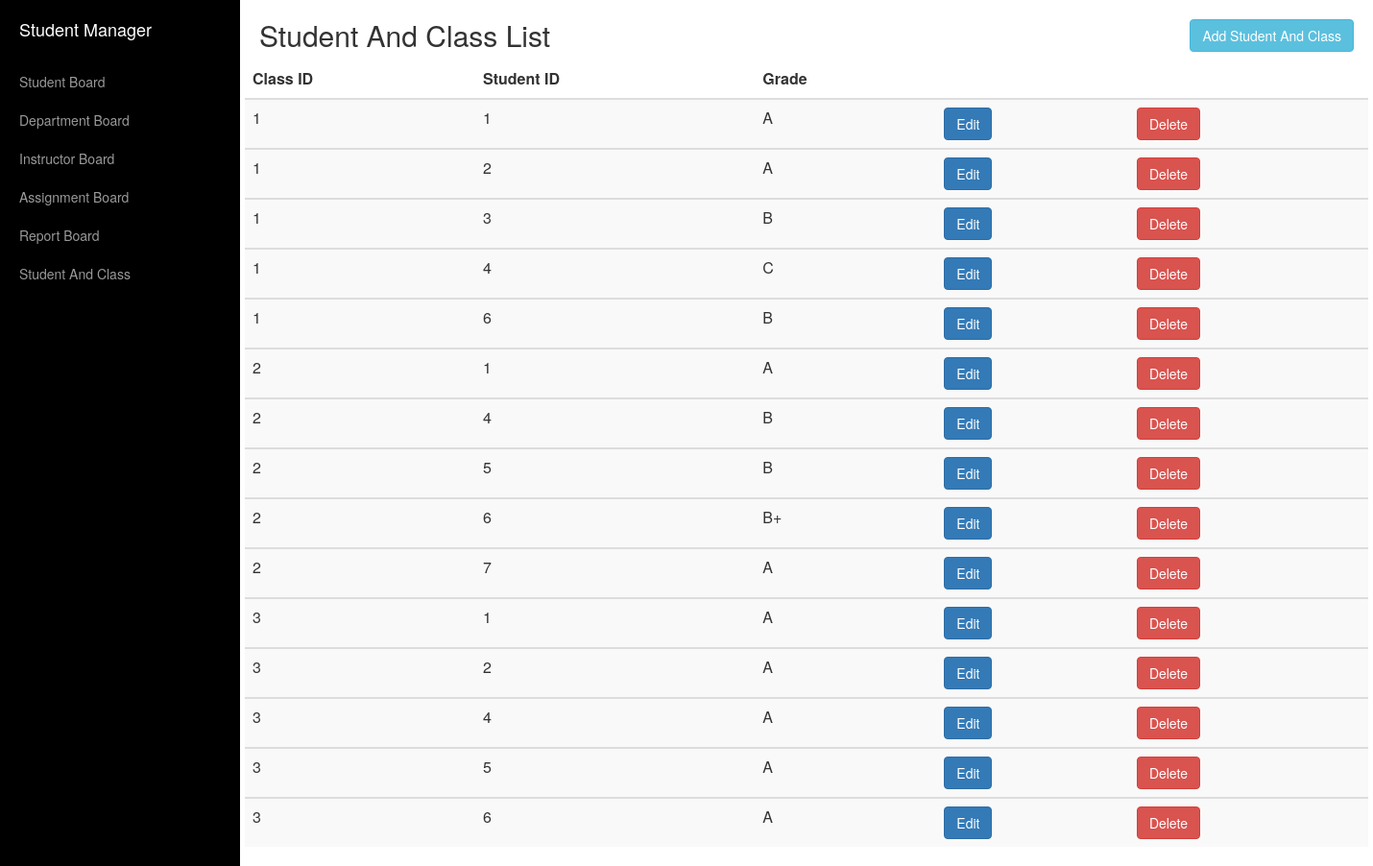
The page /controllers/student_and_class/list.php on the database its author committed.
### tables this page shows
CREATE TABLE `student_and_class` (
  `class_id` int(11) NOT NULL,
  `student_id` int(11) NOT NULL,
  `grade` varchar(30) DEFAULT NULL
);

### controllers/student_and_class/list.php (called while the page is built, shortened)
<?php
require_once(dirname(dirname(dirname(__FILE__)))."/models/student_and_class.php");
$student_and_class_model = new StudentAndClass();
$student_and_class_list = $student_and_class_model->get_student_and_class_list();
require "../../views/student_and_class/list.tor.php";

### libraries/connector.php (called while the page is built, shortened)
<?php
class Connector
{
    private static $instance;
    private $conn;
    private $db_server = "localhost";
    private $db_user = "root";
    private $db_pass = "";
    private $db_name = "student";
    public static function getInstance()
    {
        if (null === static::$instance) {
            static::$instance = new Connector();
        }
        return static::$instance;
    }
    protected function __construct()
    {
        try {
            $this->conn = new PDO("mysql:host=$this->db_server;dbname=$this->db_name;charset=utf8", $this->db_user, $this->db_pass);
            $this->conn->setAttribute(PDO::ATTR_ERRMODE, PDO::ERRMODE_EXCEPTION);
        }
        catch(PDOException $e)
        {
            $this->conn = null;
            throw new Exception('Reconfig the password for database or another reason');
        }
    }
    public function getConnection() {
        return $this->conn;
    }
}

### models/student_and_class.php (called while the page is built, shortened)
<?php
require_once(dirname(dirname(__FILE__))."/libraries/connector.php");
class StudentAndClass
{
    private $conn;
    private $table = "student_and_class";
    public function __construct(){
        $this->conn = Connector::getInstance()->getConnection();
    }
    public function get_student_and_class_list() {
        $stmt = $this->conn->prepare("SELECT * FROM $this->table");
        $stmt->execute();
        return $stmt->fetchAll();
    }
}

### views/student_and_class/list.tor.php (the view, shortened to what this page needs)
<html>
<head>
<?php include_once __DIR__.'/../partial/_head.tor.php' ?>
</head>
<body>
 <div id="wrapper">
        <?php include_once __DIR__.'/../partial/_nav.tor.php' ?>
    <div class="container">
    <div class="row">
        <div class="col-md-9">
            <h2>Student And Class List</h2>
        </div>
        <div class="col-md-3">
            <a class="add pull-right" href="../../controllers/student_and_class/add.php">
                <button type="button" class="btn btn-md btn-info">Add Student And Class</button>
            </a>
        </div>
        <table class="table table-striped">
            <thead>
                <th>Class ID</th>
                <th>Student ID</th>
                <th>Grade</th>
                <th></th>
                <th></th>
            </thead>
            <tbody>
            <?php foreach($student_and_class_list as $student_class): ?>
            <tr>
                <td><?php echo $student_class['class_id']; ?></td>
                <td><?php echo $student_class['student_id']; ?></td>
                <td><?php echo $student_class['grade']; ?></td>
                <td>
                    <button type="button" class="btn btn-primary" data-toggle="modal" data-target="<?php echo '#edit'.$student_class['class_id'].$student_class['student_id'] ?>">
                        Edit
                    </button>
                </td>
                <td>
                    <button type="button" class="btn btn-danger" data-toggle="modal" data-target="<?php echo '#delete'.$student_class['class_id'].$student_class['student_id'] ?>" >
                        Delete
                    </button>
                </td>
            </tr>
            </tbody>
            <?php endforeach; ?>
        </table>
    </div>
</div>
 </div>
</body>
</html>

### public/css/simple-sidebar.css (style rules this page uses)
body { overflow-x: hidden; }
#wrapper { padding-left: 0; -webkit-transition: all 0.5s ease; -moz-transition: all 0.5s ease; -o-transition: all 0.5s ease; transition: all 0.5s ease; }
@media (min-width:768px) { #wrapper { padding-left: 250px; } }

### public/css/style.css (style rules this page uses)
a.add { margin-top: 20px; }

### rows shown on the page
student_and_class: class "1", student "1", grade "A"
student_and_class: class "1", student "2", grade "A"
student_and_class: class "1", student "3", grade "B"
student_and_class: class "1", student "4", grade "C"
student_and_class: class "1", student "6", grade "B"
student_and_class: class "2", student "1", grade "A"
student_and_class: class "2", student "4", grade "B"
student_and_class: class "2", student "5", grade "B"
student_and_class: class "2", student "6", grade "B+"
student_and_class: class "2", student "7", grade "A"
student_and_class: class "3", student "1", grade "A"
student_and_class: class "3", student "2", grade "A"
student_and_class: class "3", student "4", grade "A"
student_and_class: class "3", student "5", grade "A"
student_and_class: class "3", student "6", grade "A"
